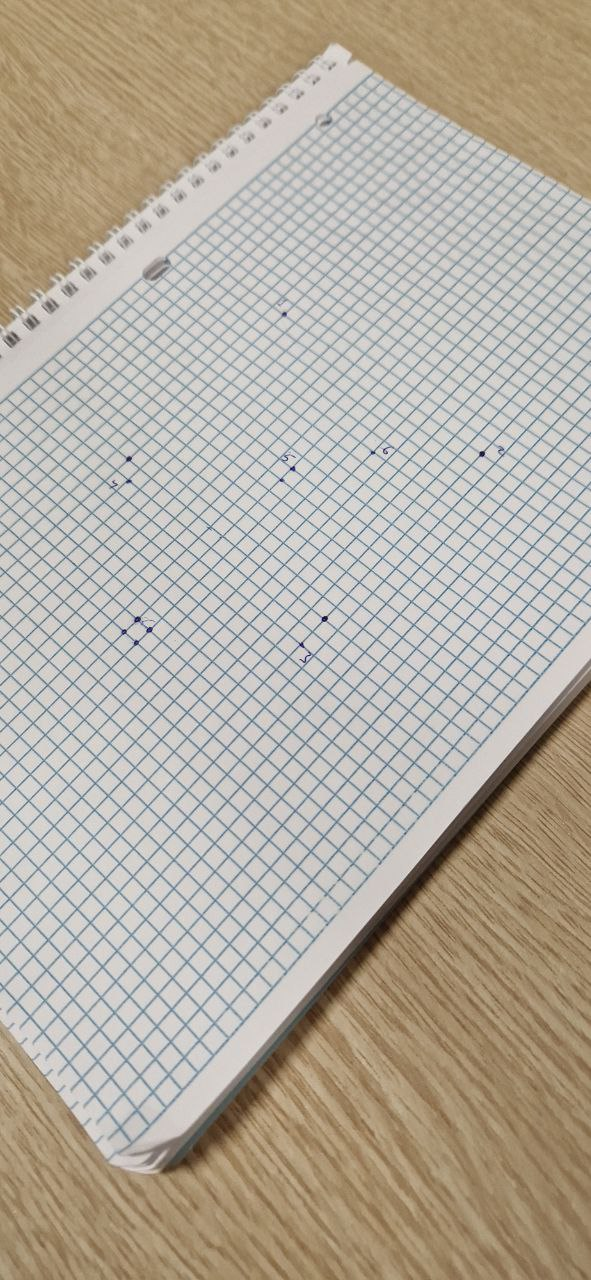
#> input picture paper_calibration/paper_calib2.jpg, 591 x 1280 px, found by its file name
$ python test_homography.py
#> lines starting #> are read from the running program, lines starting #| are printed output that depends on the picture
import cv2
import numpy as np
import math

points_coordinates = np.array([
    [-9, 19],
    [16, 0],
    [16, -16],
    [1, -15],
])

frame_coordinates = np.array([
    [578, 53],
    [751, 325],
    [468, 463],
    [200, 345],
])


# pred_x2 = 11
# pred_y2 = -4

pt_1 = (443, 225)
pt_2 = (505, 444)

img = cv2.imread('paper_calibration/paper_calib2.jpg')
#> img is the input picture: shape (1280, 591, 3); mean B, G, R 160.3, 172.6, 180.3
img = cv2.resize(img, (960, 960))
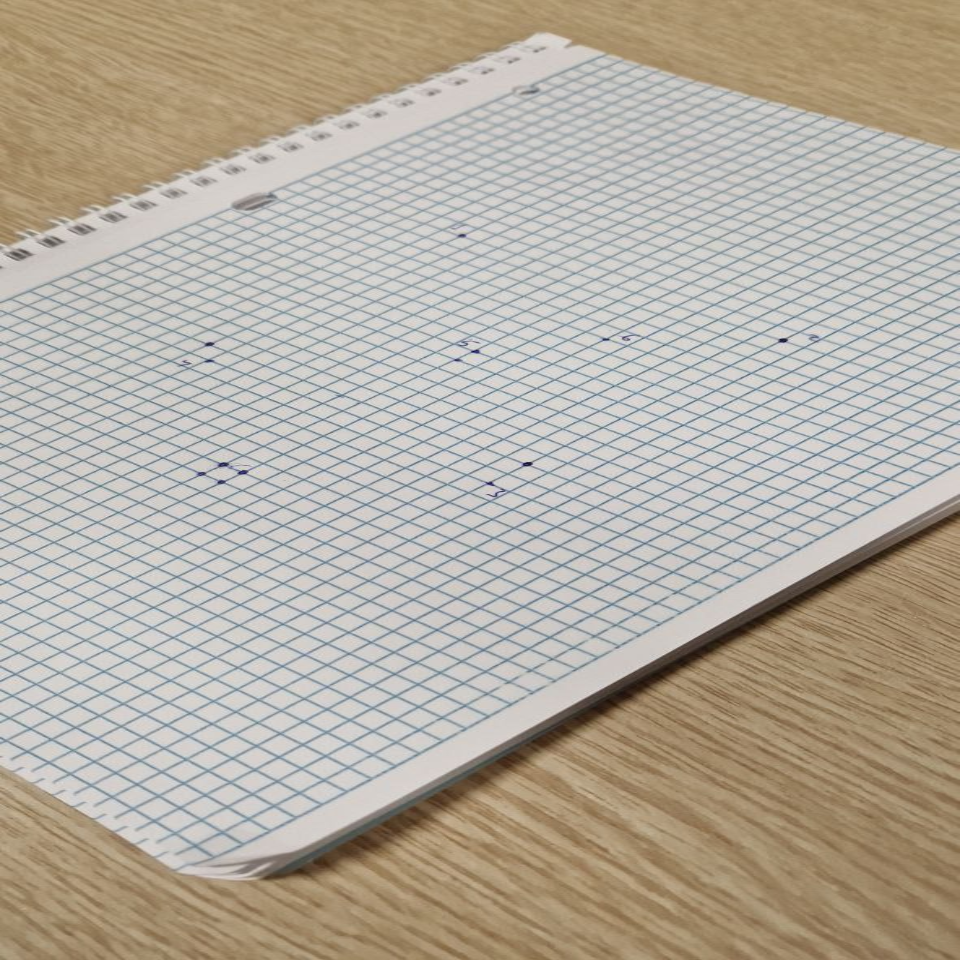
#> img: shape (960, 960, 3); mean B, G, R 160.2, 172.5, 180.2
# cv2.imshow('1', img)
# cv2.waitKey(0)

homography_matrix, _ = cv2.findHomography(srcPoints=points_coordinates, dstPoints=frame_coordinates)
inv_homography_matrix = np.linalg.inv(homography_matrix)

# [4 lines of commented-out code are left out]

#> (the run stopped early here; a loop or call above may not have finished)

$ run again, with paper_calibration/paper_calib.jpg copied over paper_calibration/paper_calib2.jpg
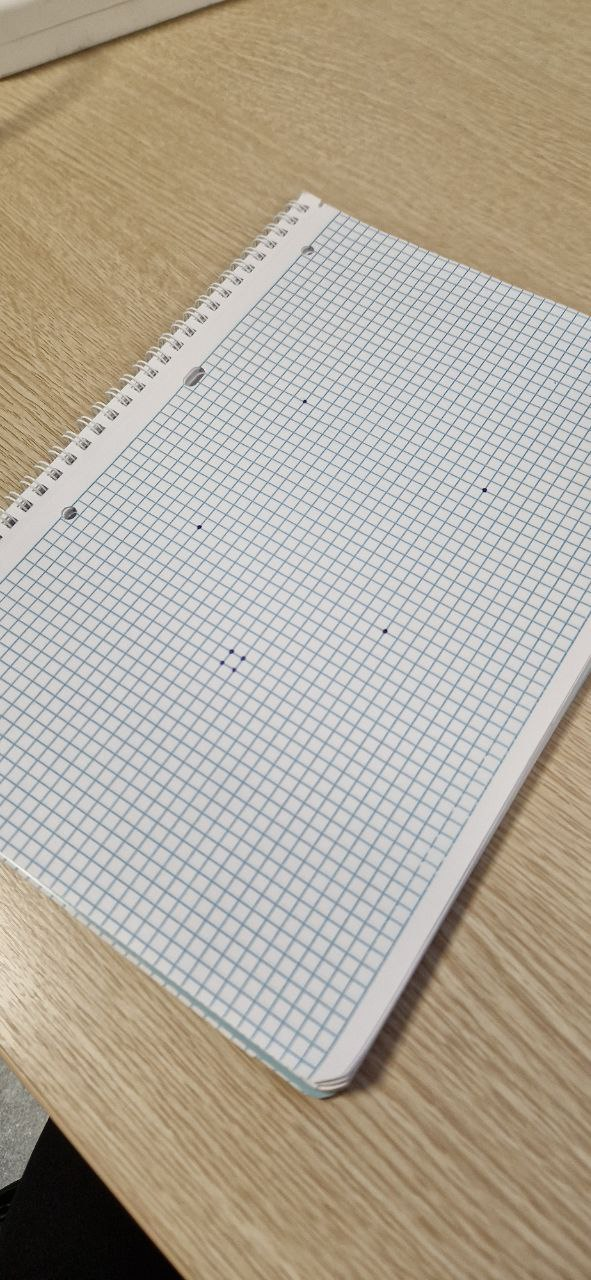
#> input picture paper_calibration/paper_calib.jpg, 591 x 1280 px, found by its file name
#> img is the input picture: shape (1280, 591, 3); mean B, G, R 153.7, 168, 176.6
#> `img = cv2.resize(img, (960, 960))`:
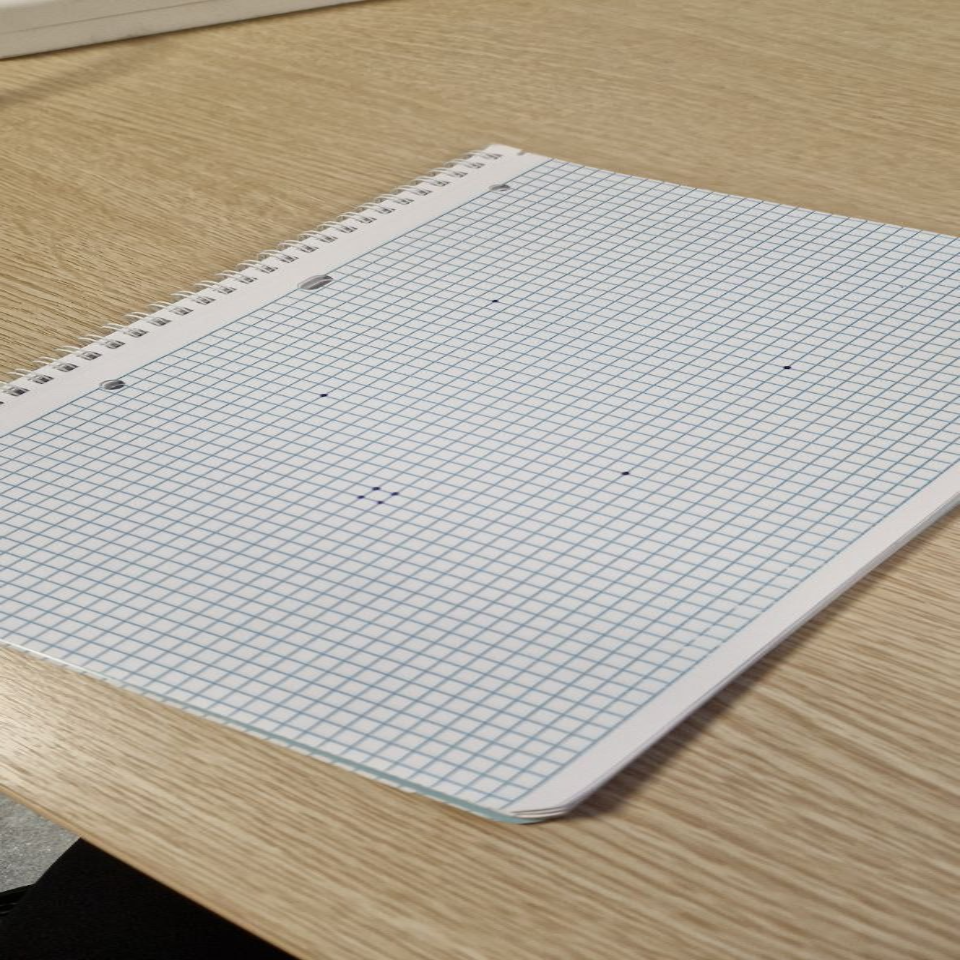
#> img: shape (960, 960, 3); mean B, G, R 153.6, 167.9, 176.5
